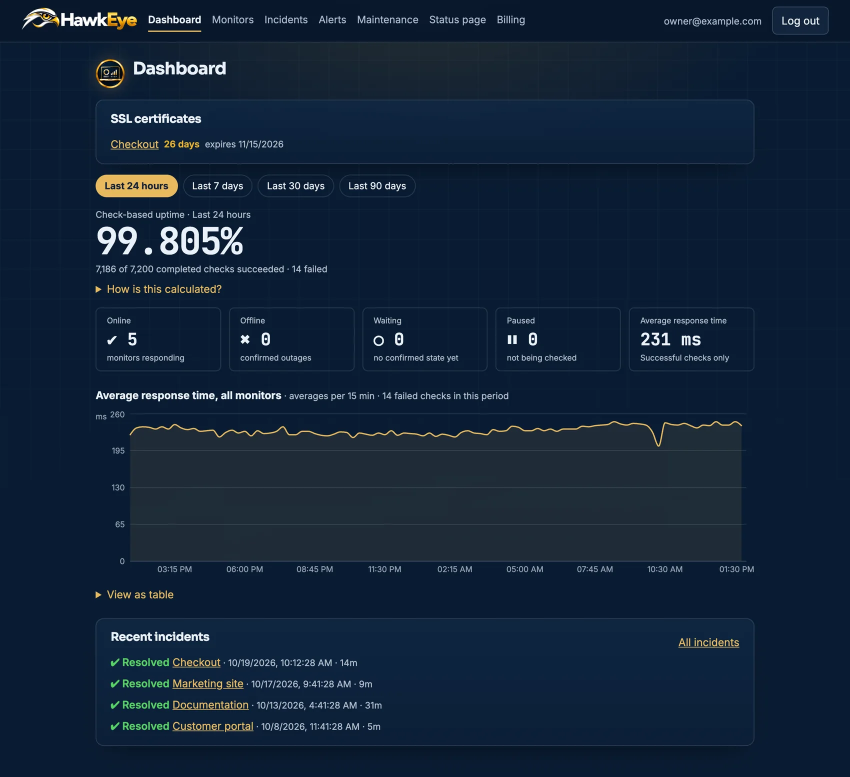
#> input picture web/src/assets/brand/screens/dashboard.webp, 1700 x 1554 px, given in place of dashboard.png, which was not available (shown at 1/2 size)
$ python process.py ../../web/src/assets/brand/screens/dashboard.webp
#> lines starting #> are read from the running program, lines starting #| are printed output that depends on the picture
#!/usr/bin/env python3
"""Crop and compress the captured screens into web/src/assets/brand/screens/*.webp.

    python3 scripts/screenshots/process.py <dir with dashboard.png, incidents.png, alert-outage.png>

The captures are retina (2x) PNGs; each is cropped to the part worth showing (no footer, no empty space) and resized to about twice its display size
as lossy WebP. Needs Pillow built with WebP.
"""
import sys
from pathlib import Path

from PIL import Image

src = Path(sys.argv[1])
out = Path(__file__).resolve().parent.parent.parent / "web/src/assets/brand/screens"
out.mkdir(parents=True, exist_ok=True)

# name, source file, crop box in captured pixels (left, top, right, bottom), output width
JOBS = [
    ("dashboard", "dashboard.png", (0, 0, 2560, 2340), 1700),
    ("incidents", "incidents.png", (0, 0, 2560, 880), 1400),
    ("alert-email", "alert-outage.png", (0, 0, 1280, 1300), 960),
]
for name, file, box, width in JOBS:
    im = Image.open(src / file).convert("RGB").crop(box)
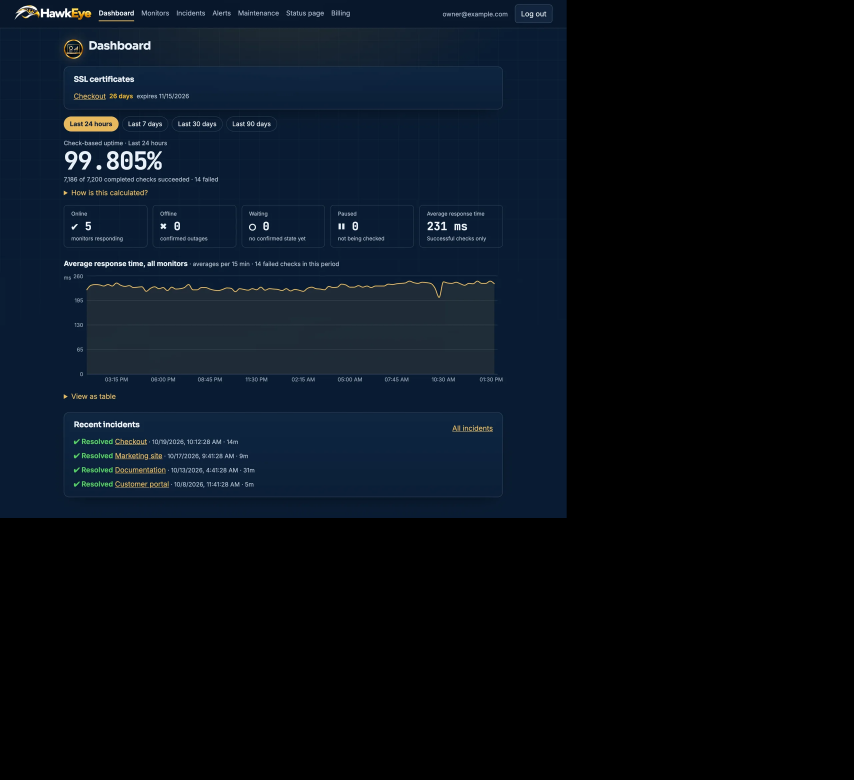
#> im: PIL image 2560x2340 RGB (shown at 1/3 size); mean R, G, B 8.2, 15.8, 24.9
    im = im.resize((width, round(im.height * width / im.width)), Image.LANCZOS)
#> im: PIL image 1700x1554 RGB
    path = out / f"{name}.webp"
    im.save(path, quality=84, method=6)
    print(f"{name}: {im.size[0]}x{im.size[1]}  {path.stat().st_size // 1024} KB")
#| dashboard: 1700x1554  56 KB
#> pass 2 of the loop `for name, file, box, width in JOBS:`:
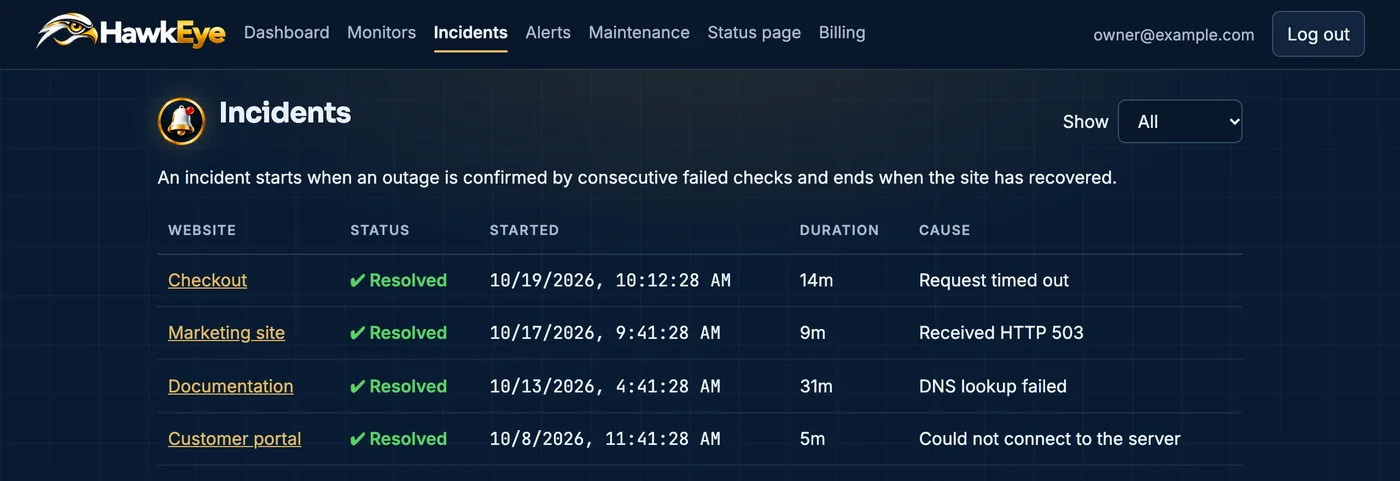
#> input picture web/src/assets/brand/screens/incidents.webp, 1400 x 481 px, given in place of incidents.png, which was not available
#> `im = Image.open(src / file).convert("RGB").crop(box)`:
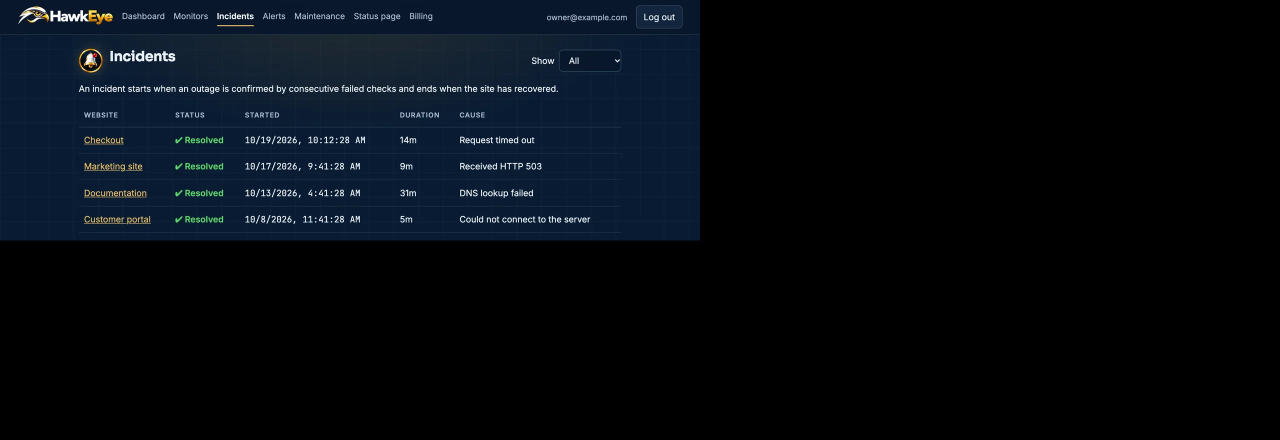
#> im: PIL image 2560x880 RGB (shown at 1/2 size); mean R, G, B 5.7, 10.8, 16.8
#> `im = im.resize((width, round(im.height * width / im.width)), Image.LAN..`:
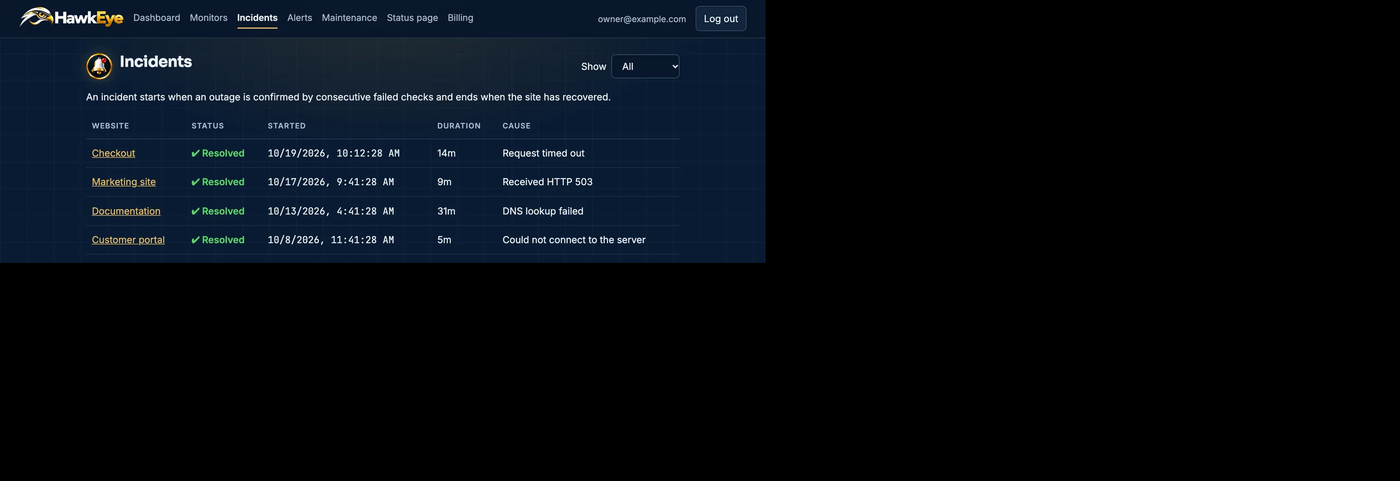
#> im: PIL image 1400x481 RGB; mean R, G, B 5.8, 10.8, 16.8
#| incidents: 1400x481  20 KB
#> (the run stopped early here; a loop or call above may not have finished)
